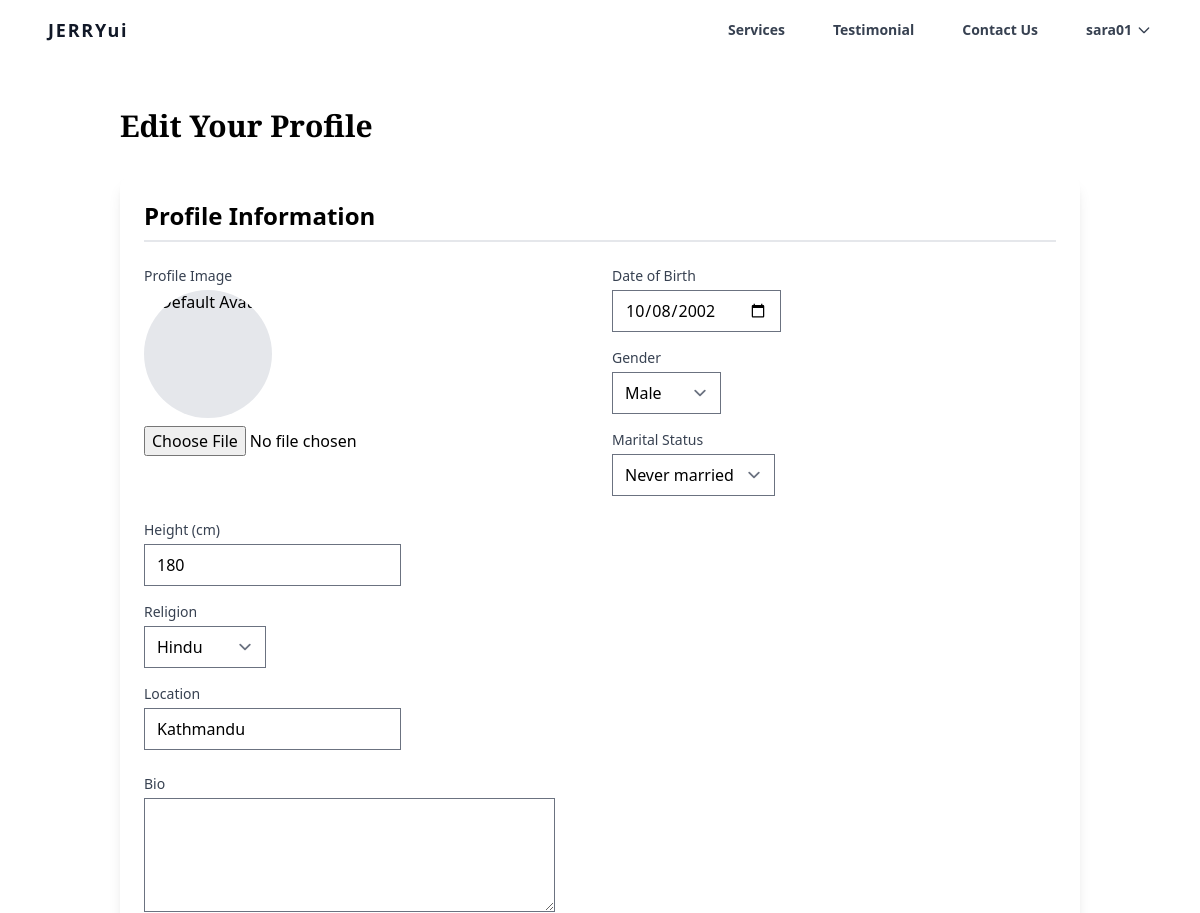
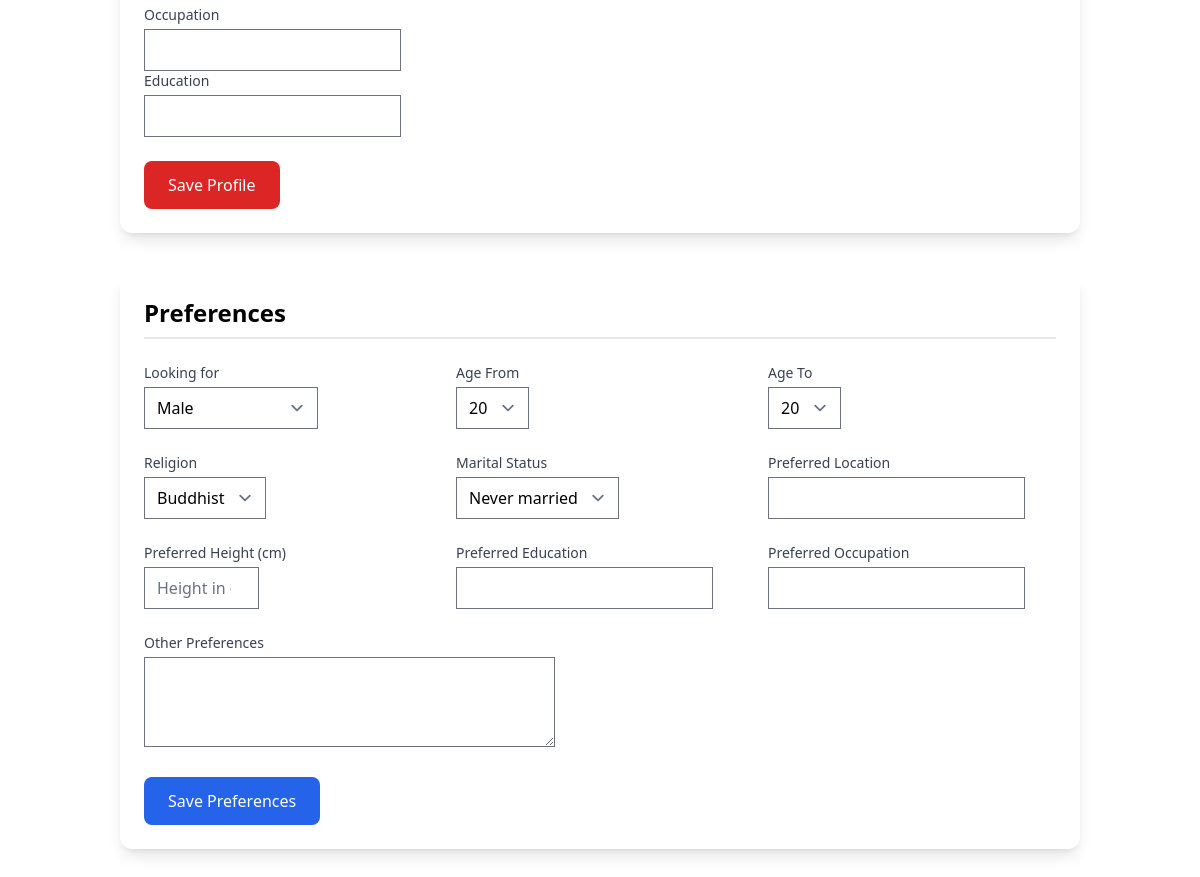
/editprofile/ (signed in), run on an earlier commit of the app's database (2 pictures, top to bottom).
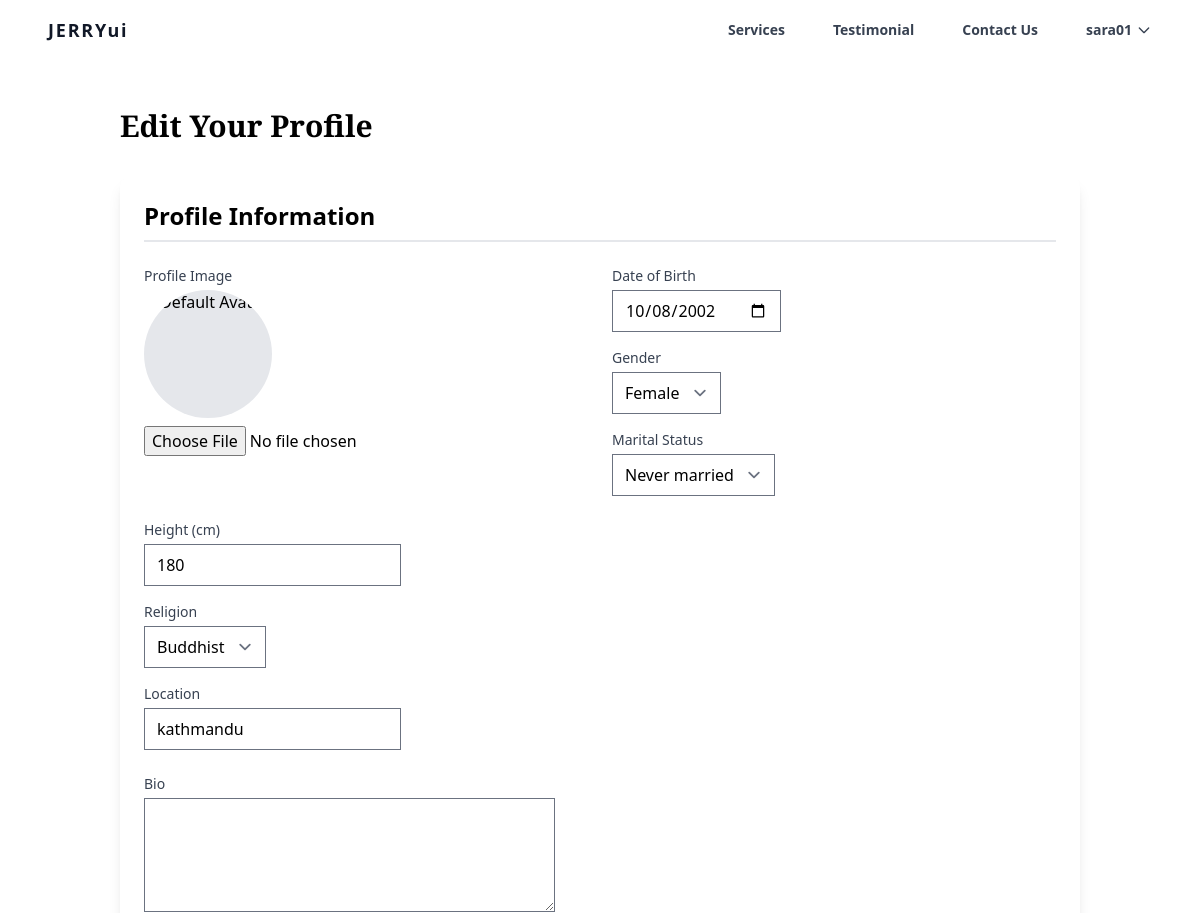
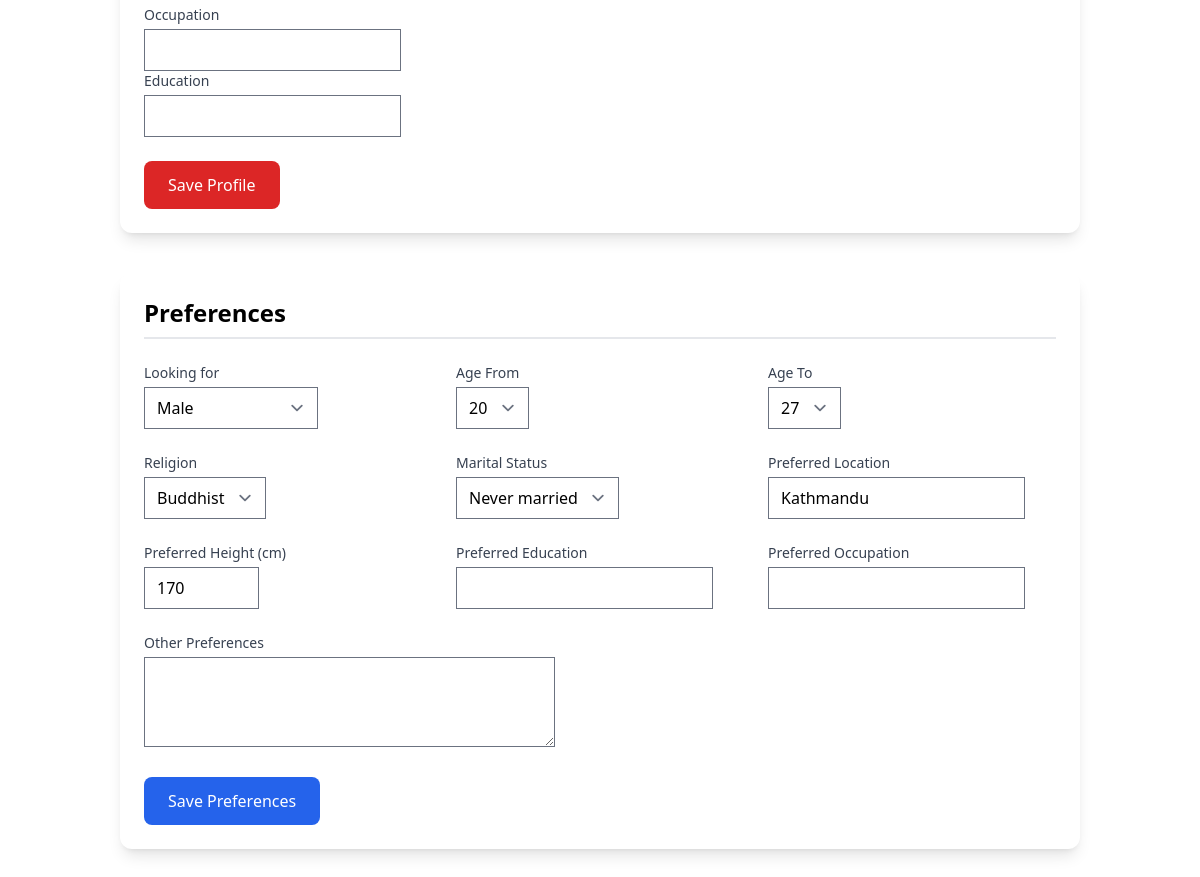
And on a later commit of the database (2 pictures, top to bottom).
### marital/models.py (models this page shows, shortened)
class UserProfile(models.Model):
    GENDER_CHOICES = [
        ('M', 'Male'),
        ('F', 'Female'),
        ('O', 'Other'),
    ]
    MARITAL_STATUS_CHOICE=[
        ('never_married', 'Never married'),
        ('divorced', 'Divorced'),
        ('widowed', 'Widowed'),
        ('separated', 'Separated'),
    ]
    RELIGION_CHOICE = [
        ('hindu', 'Hindu'),
        ('muslim', 'Muslim'),
        ('christian', 'Christian'),
        ('buddhist', 'Buddhist'),
        ('other', 'Other'),
    ]
    user = models.OneToOneField(User, on_delete=models.CASCADE, related_name='profile')
    profile_image = models.ImageField(upload_to='profile_pics/', null=True, blank=True)
    dob= models.DateField(null=True, blank=True)
    bio = models.TextField(blank=True)
    gender = models.CharField(max_length=1, choices=GENDER_CHOICES)
    marital_status = models.CharField(max_length=50, choices=MARITAL_STATUS_CHOICE)
    height = models.IntegerField(help_text="Height in centimeters", null=True, blank=True,validators=[MinValueValidator(100), MaxValueValidator(250)])
    religion = models.CharField(max_length=50, choices=RELIGION_CHOICE)
    location = models.CharField(max_length=100, blank=True)
    occupation = models.CharField(max_length=100, blank=True)
    education = models.CharField(max_length=100, blank= True)
    is_profile_complete = models.BooleanField(default=False)
    created_at = models.DateTimeField(auto_now_add=True)
    updated_at = models.DateTimeField(auto_now=True)

class Preference(models.Model):
    GENDER_CHOICES = UserProfile.GENDER_CHOICES
    MARITAL_STATUS_CHOICE = UserProfile.MARITAL_STATUS_CHOICE
    RELIGION_CHOICE = UserProfile.RELIGION_CHOICE
    user = models.OneToOneField(User, on_delete=models.CASCADE, related_name='preference')
    min_age = models.IntegerField(default=20, validators=[MinValueValidator(20)])
    max_age = models.IntegerField(default=50, validators=[MinValueValidator(20)])
    prefered_gender = models.CharField(max_length=1, choices=GENDER_CHOICES)
    prefered_marital_status = models.CharField(max_length=100, blank=True)
    prefered_religion = models.CharField(max_length=100, blank=True)
    prefered_location = models.CharField(max_length=100, blank=True)
    prefered_height = models.IntegerField(help_text="Height in centimeters", null=True, blank=True,validators=[MinValueValidator(100), MaxValueValidator(250)])
    prefered_education = models.CharField(max_length=100, blank=True)
    prefered_occupation = models.CharField(max_length=100, blank=True)
    other_preference = models.CharField(max_length=200, blank=True)
    created_at = models.DateTimeField(auto_now_add=True)
    updated_at = models.DateTimeField(auto_now=True)
    class Meta:
        verbose_name = "Preference"
        verbose_name_plural = "Preferences"

### marital/views.py (the view)
# urls.py: path('editprofile/', views.edit_profile, name='edit_profile'),
def edit_profile(request):
    try:
        profile, created = UserProfile.objects.get_or_create(user=request.user)
        preference, created = Preference.objects.get_or_create(user=request.user)
    except Exception as e:
        messages.error(request, f"Error retrieving profile or preferences: {str(e)}")
        return redirect('marital:edit_profile')
    if request.method == 'POST':
        if 'profile_submit' in request.POST:
            profile_form = UserProfileForm(request.POST, request.FILES, instance = profile)
            if profile_form.is_valid():
                profile = profile_form.save()
                profile.is_profile_complete = profile.is_complete()
                profile.save()
                messages.success(request,'Profile updated succesfully')
                return redirect('marital:edit_profile')
            else:
                messages.error(request, 'There was an error updating your profile')
        else:
            preference_form = PreferenceForm(request.POST, instance=preference)
            if preference_form.is_valid():
                preference_form.save()
                messages.success(request,'Preference updated succesfully')
                return redirect('marital:edit_profile')
            else:
                messages.error(request, 'There was an error updating your preference')
    else:
        profile_form = UserProfileForm(instance=profile)
        preference_form = PreferenceForm(instance=preference)
    return render(request, "marital/edit_profile.html", {
        'profile_form' : profile_form,
        'preference_form' : preference_form,
    })

### marital/forms.py
class UserProfileForm(forms.ModelForm):
    class Meta:
        model = UserProfile
        fields = ['profile_image', 'dob', 'bio', 'gender', 'marital_status', 'height', 'religion', 'location', 'occupation', 'education']
        widgets = {
            'dob' : forms.DateInput(attrs={'type':'date'}),
            'bio' : forms.Textarea(attrs={'rows':4}),
        }
    def __init__(self, *args, **kwargs):
        super().__init__(*args, **kwargs)
        if 'user' in self.fields:
            self.fields.pop('user')  # Remove user field since it’s set via the view
        for field in ['created_at', 'updated_at', 'is_profile_complete']:
            if field in self.fields:
                self.fields.pop(field)

### templates/marital/edit_profile.html (shortened to what this page needs)
{% extends 'layout.html' %}
{% load static %}
{% block content %}
<div class="max-w-5xl mx-auto px-4 py-12 sm:px-6 lg:px-8">
    <h1 class="text-3xl font-bold playful-display mb-8">Edit Your Profile</h1>
    <div class="bg-white shadow-lg rounded-xl p-6 mb-10">
        <h2 class="text-2xl font-semibold mb-6 border-b-2 border-gray-200 pb-2">Profile Information</h2>
        <form method="post" enctype="multipart/form-data" class="space-y-6">
            <div class="grid grid-cols-1 md:grid-cols-2 gap-6">
                <div class="col-span-1">
                    <label class="block text-sm font-medium text-gray-700 mb-1">Profile Image</label>
                    <div class="w-32 h-32 bg-gray-200 rounded-full overflow-hidden mb-2">
                        {% if profile_form.profile_image.value or request.user.profile.profile_image %}
                            <img src="{{ profile_form.profile_image.value.url|default:request.user.profile.profile_image.url }}" alt="Profile Image" class="w-full h-full object-cover">
                        {% else %}
                            <img src="{% static 'images/default-avatar.png' %}" alt="Default Avatar" class="w-full h-full object-cover">
                        {% endif %}
                    </div>
                    {{ profile_form.profile_image }}
                </div>
                <div class="col-span-1">
                    <div class="grid grid-cols-1 gap-4">
                        <div>
                            <label class="block text-sm font-medium text-gray-700 mb-1">Date of Birth</label>
                            {{ profile_form.dob }}
                        </div>
                        <div>
                            <label class="block text-sm font-medium text-gray-700 mb-1">Gender</label>
                            {{ profile_form.gender }}
                        </div>
                        <div>
                            <label class="block text-sm font-medium text-gray-700 mb-1">Marital Status</label>
                            {{ profile_form.marital_status }}
                        </div>
                    </div>
                </div>
                <div class="col-span-1">
                    <div class="grid grid-cols-1 gap-4">
                        <div>
                            <label class="block text-sm font-medium text-gray-700 mb-1">Height (cm)</label>
                            {{ profile_form.height }}
                        </div>
                        <div>
                            <label class="block text-sm font-medium text-gray-700 mb-1">Religion</label>
                            {{ profile_form.religion }}
                        </div>
                        <div>
                            <label class="block text-sm font-medium text-gray-700 mb-1">Location</label>
                            {{ profile_form.location }}
                        </div>
                    </div>
                </div>
                <div class="col-span-2">
                    <div>
                        <label class="block text-sm font-medium text-gray-700 mb-1">Bio</label>
                        {{ profile_form.bio }}
                    </div>
                    <div>
                        <label class="block text-sm font-medium text-gray-700 mb-1">Occupation</label>
                        {{ profile_form.occupation }}
                    </div>
                    <div>
                        <label class="block text-sm font-medium text-gray-700 mb-1">Education</label>
                        {{ profile_form.education }}
                    </div>
                </div>
            </div>
            <button type="submit" name="profile_submit" class="mt-6 px-6 py-3 bg-red-600 text-white rounded-lg hover:bg-red-700 focus:outline-none focus:ring-2 focus:ring-red-600 transition duration-200">
                Save Profile
            </button>
        </form>
    </div>
    <div class="bg-white shadow-lg rounded-xl p-6">
        <h2 class="text-2xl font-semibold mb-6 border-b-2 border-gray-200 pb-2">Preferences</h2>
        <form method="post" class="space-y-6">
            <div class="grid grid-cols-1 md:grid-cols-3 gap-6">
                <div>
                    <label class="block text-sm font-medium text-gray-700 mb-1">Looking for</label>
                    {{ preference_form.prefered_gender }}
                </div>
                <div>
                    <label class="block text-sm font-medium text-gray-700 mb-1">Age From</label>
                    {{ preference_form.min_age }}
                </div>
                <div>
                    <label class="block text-sm font-medium text-gray-700 mb-1">Age To</label>
                    {{ preference_form.max_age }}
                </div>
                <div>
                    <label class="block text-sm font-medium text-gray-700 mb-1">Religion</label>
                    {{ preference_form.prefered_religion }}
                </div>
                <div>
                    <label class="block text-sm font-medium text-gray-700 mb-1">Marital Status</label>
                    {{ preference_form.prefered_marital_status }}
                </div>
                <div>
                    <label class="block text-sm font-medium text-gray-700 mb-1">Preferred Location</label>
                    {{ preference_form.prefered_location }}
                </div>
                <div>
                    <label class="block text-sm font-medium text-gray-700 mb-1">Preferred Height (cm)</label>
                    {{ preference_form.prefered_height }}
                </div>
                <div>
                    <label class="block text-sm font-medium text-gray-700 mb-1">Preferred Education</label>
                    {{ preference_form.prefered_education }}
                </div>
                <div>
                    <label class="block text-sm font-medium text-gray-700 mb-1">Preferred Occupation</label>
                    {{ preference_form.prefered_occupation }}
                </div>
                <div class="col-span-3">
                    <label class="block text-sm font-medium text-gray-700 mb-1">Other Preferences</label>
                    {{ preference_form.other_preference }}
                </div>
            </div>
            <button type="submit" name="preference_submit" class="mt-6 px-6 py-3 bg-blue-600 text-white rounded-lg hover:bg-blue-700 focus:outline-none focus:ring-2 focus:ring-blue-600 transition duration-200">
                Save Preferences
            </button>
        </form>
    </div>
</div>
{% endblock %}

### templates/layout.html (shortened to what this page needs)
{% load static tailwind_tags %}
{% load static %}
<!DOCTYPE html>
<html>
<head>
    <link rel="stylesheet" href="https://cdnjs.cloudflare.com/ajax/libs/font-awesome/5.15.4/css/all.min.css">
	{% tailwind_css %}
</head>
<body>
    {% include 'navbar.html' %}
    {% block content %}{% endblock %}
</body>
</html>
</html>

### templates/navbar.html (shortened to what this page needs)
<div class="bg-gray-100 dark-mode:bg-gray-900">
  <div class="w-full text-gray-700 bg-white dark-mode:text-gray-200 dark-mode:bg-gray-800">
    <div x-data="{ open: true }"
      class="flex flex-col max-w-screen-xl px-4 mx-auto md:items-center md:justify-between md:flex-row md:px-6 lg:px-8">
      <div class="flex flex-row items-center justify-between p-4">
        <a href="{% url 'marital:home' %}"
          class="text-lg font-semibold tracking-widest text-gray-900  rounded-lg dark-mode:text-white focus:outline-none focus:shadow-outline">JERRYui</a>
      </div>
      <nav :class="{'flex': open, 'hidden': !open}"
        class="flex-col flex-grow hidden pb-4 md:pb-0 md:flex md:justify-end md:flex-row" style="position: relative;">
        <a class="basered px-4 py-2 mt-2 text-sm font-semibold bg-transparent rounded-lg dark-mode:bg-transparent dark-mode:hover:bg-gray-600 dark-mode:focus:bg-gray-600 dark-mode:focus:text-white dark-mode:hover:text-white dark-mode:text-gray-200 md:mt-0 md:ml-4 hover:text-gray-900 focus:text-gray-900 hover:bg-gray-200 focus:bg-gray-200 focus:outline-none focus:shadow-outline"
          href="#">Services</a>
        <a class="basered px-4 py-2 mt-2 text-sm font-semibold bg-transparent rounded-lg dark-mode:bg-transparent dark-mode:hover:bg-gray-600 dark-mode:focus:bg-gray-600 dark-mode:focus:text-white dark-mode:hover:text-white dark-mode:text-gray-200 md:mt-0 md:ml-4 hover:text-gray-900 focus:text-gray-900 hover:bg-gray-200 focus:bg-gray-200 focus:outline-none focus:shadow-outline"
          href="#">Testimonial</a>
        <a class="basered px-4 py-2 mt-2 text-sm font-semibold bg-transparent rounded-lg dark-mode:bg-transparent dark-mode:hover:bg-gray-600 dark-mode:focus:bg-gray-600 dark-mode:focus:text-white dark-mode:hover:text-white dark-mode:text-gray-200 md:mt-0 md:ml-4 hover:text-gray-900 focus:text-gray-900 hover:bg-gray-200 focus:bg-gray-200 focus:outline-none focus:shadow-outline"
          href="#">Contact Us</a>
        {% if request.user.is_authenticated %}
        <div class="relative md:mt-0 md:ml-4">
          <button data-dropdown-toggle="userDropdown"
            class="basered flex items-center px-4 py-2 text-sm font-semibold bg-transparent rounded-lg dark-mode:bg-transparent dark-mode:text-gray-200 hover:text-gray-900 focus:text-gray-900 hover:bg-gray-200 focus:bg-gray-200 focus:outline-none focus:shadow-outline">
            <span>{{ user.username }}</span>
            <svg class="w-4 h-4 ml-1" fill="none" stroke="currentColor" viewBox="0 0 24 24"
              xmlns="http://www.w3.org/2000/svg">
              <path stroke-linecap="round" stroke-linejoin="round" stroke-width="2" d="M19 9l-7 7-7-7"></path>
            </svg>
          </button>
        </div>
        {% endif %}
      </nav>
    </div>
  </div>
</div>

### templates/layout.html (style rules this page uses)
.playful-display { font-family: 'Playfair Display', serif; }

### templates/navbar.html (style rules this page uses)
.basered { transition: color 0.2s; }

What changed in the data, as far as the page shows it:
changed UserProfile "Never married": gender "Male" → "Female"; religion "Hindu" → "Buddhist"; location "Kathmandu" → "kathmandu"
changed Preference "Male": max_age "20" → "27"; prefered_location (not shown) → "Kathmandu"; prefered_height (not shown) → "170"
